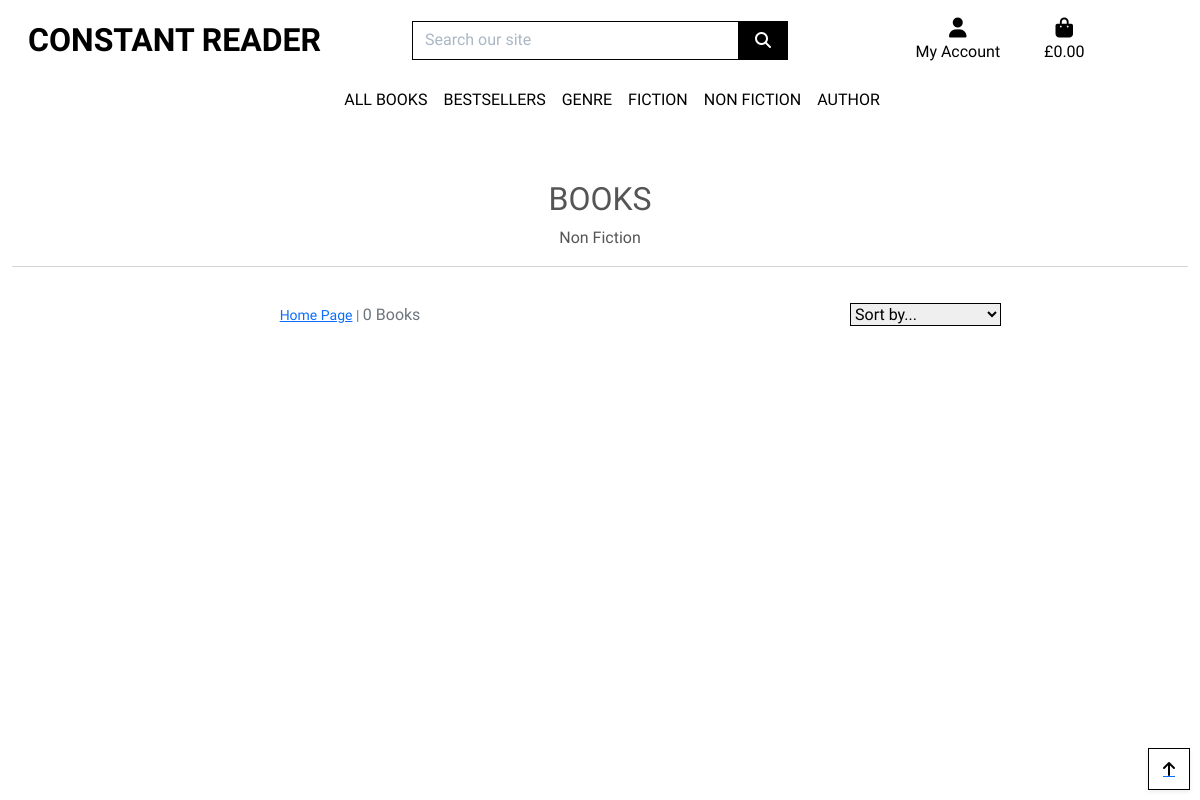
The page /books/?genres=non_fiction on the database as committed earlier.
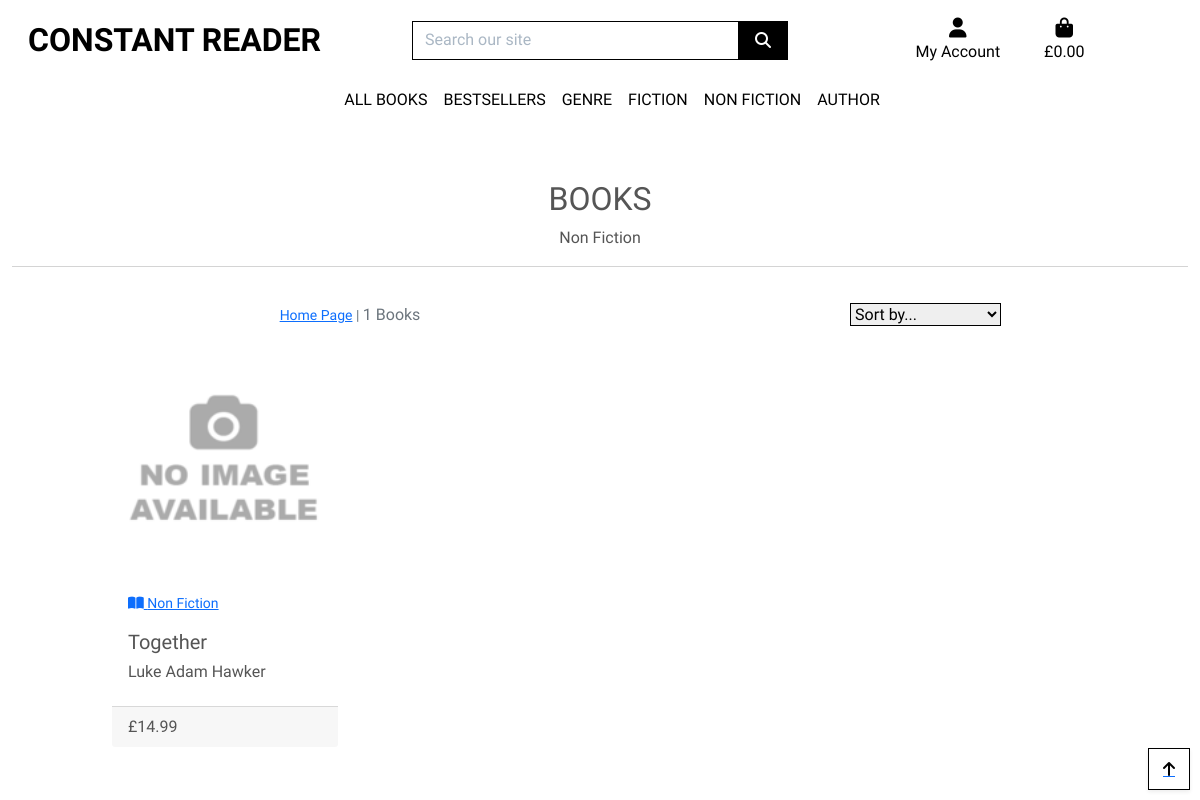
The same page on the database as committed later.
### books/models.py (models this page shows, shortened)
class Genres(models.Model):
    class Meta:
        verbose_name_plural = 'Genres'
    name = models.CharField(max_length=254)
    friendly_name = models.CharField(max_length=254, null=True, blank=True)

class Books(models.Model):
    class Meta:
        verbose_name_plural = 'Books'
    genres = models.ForeignKey('Genres', null=True, blank=True, on_delete=models.SET_NULL)
    isbn = models.CharField(max_length=15)
    title = models.CharField(max_length=254)
    author = models.CharField(max_length=254, null=True, blank=True)
    published = models.DateField(null=True, blank=True, auto_now=False, auto_now_add=False)
    publisher = models.CharField(max_length=254, null=True, blank=True)
    pages = models.IntegerField(null=True, blank=True)
    description = models.TextField()
    binding = models.CharField(max_length=50, null=True, blank=True)
    image = models.ImageField(null=True, blank=True)
    price = models.DecimalField(max_digits=6, decimal_places=2)
    sale = models.BooleanField(null=True, blank=True)
    favourites = models.ManyToManyField(User, related_name='favourite', default=None, blank=True)

### books/views.py (the view, shortened to what this page needs)
# urls.py: path('', views.all_books, name='books'),
def all_books(request):
    books = Books.objects.all()
    query = None
    genres = None
    sort = None
    direction = None
    if request.GET:
        if 'genres' in request.GET:
            genres = request.GET['genres'].split(',')
            books = books.filter(genres__name__in=genres)
            genres = Genres.objects.filter(name__in=genres)
    current_sorting = f'{sort}_{direction}'
    context = {
        'books': books,
        'search_term': query,
        'current_genres': genres,
        'current_sorting': current_sorting,
    }
    return render(request, 'books/books.html', context)

### bag/contexts.py (called while the page is built, shortened)
def bag_contents(request):
    bag_items = []
    total = 0
    product_count = 0
    bag = request.session.get('bag', {})
    if total < settings.FREE_DELIVERY_THRESHOLD:
        delivery = total * Decimal(settings.STANDARD_DELIVERY_PERCENTAGE / 100)
        free_delivery_delta = settings.FREE_DELIVERY_THRESHOLD - total
    else:
        delivery = 0
        free_delivery_delta = 0
    grand_total = delivery + total
    context = {
        'bag_items': bag_items,
        'total': total,
        'product_count': product_count,
        'delivery': delivery,
        'free_delivery_delta': free_delivery_delta,
        'free_delivery_threshold': settings.FREE_DELIVERY_THRESHOLD,
        'grand_total': grand_total,
    }
    return context

### books/templates/books/books.html (shortened to what this page needs)
{% extends "base.html" %}
{% load static %}
{% block page_header %}
<div class="container header-container">
</div>
{% endblock %}
{% block content %}
<div class="overlay"></div>
<div class="container-fluid">
    <div class="row">
        <div class="col text-center mt-3">
            <h2 class="logo-font">Books</h2>
            {% for g in current_genres %}
            <span class="p-2 mt-2">{{ g.friendly_name }}</span>
            {% endfor %}
            <hr class="w-100">
        </div>
    </div>
    <div class="row">
        <div class="book-container col-10 offset-1">
            <div class="row mt-1 mb-2">
                <div class="col-12 col-md-6 my-auto order-md-last d-flex justify-content-center justify-content-md-end">
                    <div class="sort-select-wrapper w-50">
                        <select id="sort-selector"
                            class="custom-select custom-select-sm rounded-0 border border-{% if current_sorting != 'None_None' %}info{% else %}black{% endif %}">
                            <option value="reset" {% if current_sorting == 'None_None' %}selected{% endif %}>Sort by...
                            </option>
                        </select>
                    </div>
                </div>
                <div class="col-12 col-md-6 order-md-first">
                    <p class="text-muted mt-3 text-center text-md-left">
                        {% if search_term or current_genres or current_sorting != 'None_None' %}
                        <span class="small"><a href="{% url 'books' %}">Home Page</a> | </span>
                        {% endif %}
                        {{ books|length }} Books
                    </p>
                </div>
            </div>
            <div class="row">
                {% for book in books %}
                <div class="col-sm6 col-md-6 col-lg-4 col-xl-3">
                    <div class="card h-100 border-0">
                        {% if book.image %}
                        <a href="{% url 'book_detail' book.id %}">
                            <img src="{{ book.image.url }}" class="card-img-top img-fluid" alt="{ book.title }">
                        </a>
                        {% else %}
                        <a href="{% url 'book_detail' book.id %}">
                            <img src="{{ MEDIA_URL }}no-image.png" class="card-img-top img-fluid" alt="{ book.title }">
                        </a>
                        {% endif %}
                        <div class="card-body">
                            {% if book.genres %}
                            <p class="small">
                                <a href="{% url 'books' %}?genres={{ book.genres.name }}">
                                    <i class="fas fa-book-open"></i> {{ book.genres.friendly_name }}
                                </a>
                            </p>
                            {% endif %}
                            <h5 class="card-title">{{ book.title }}</h5>
                            <h6 class="card-title">{{ book.author }}</h6>
                        </div>
                        <div class="card-footer">£{{ book.price }}
                        </div>
                    </div>
                </div>
                {% endfor %}
            </div>
        </div>
    </div>
</div>
<div class="btt-button shadow-sm rounded-0 border border-black">
    <a class="btt-link d-flex h-100">
        <i class="fas fa-arrow-up text-black mx-auto my-auto"></i>
    </a>
</div>
{% endblock %}

Rows that differ between the two databases and show on the page:
added Books: genres.friendly_name "Non Fiction", title "Together", author "Luke Adam Hawker", price "14.99"
Other text that changed with them:
{{ books|length }}: "0" → "1"
